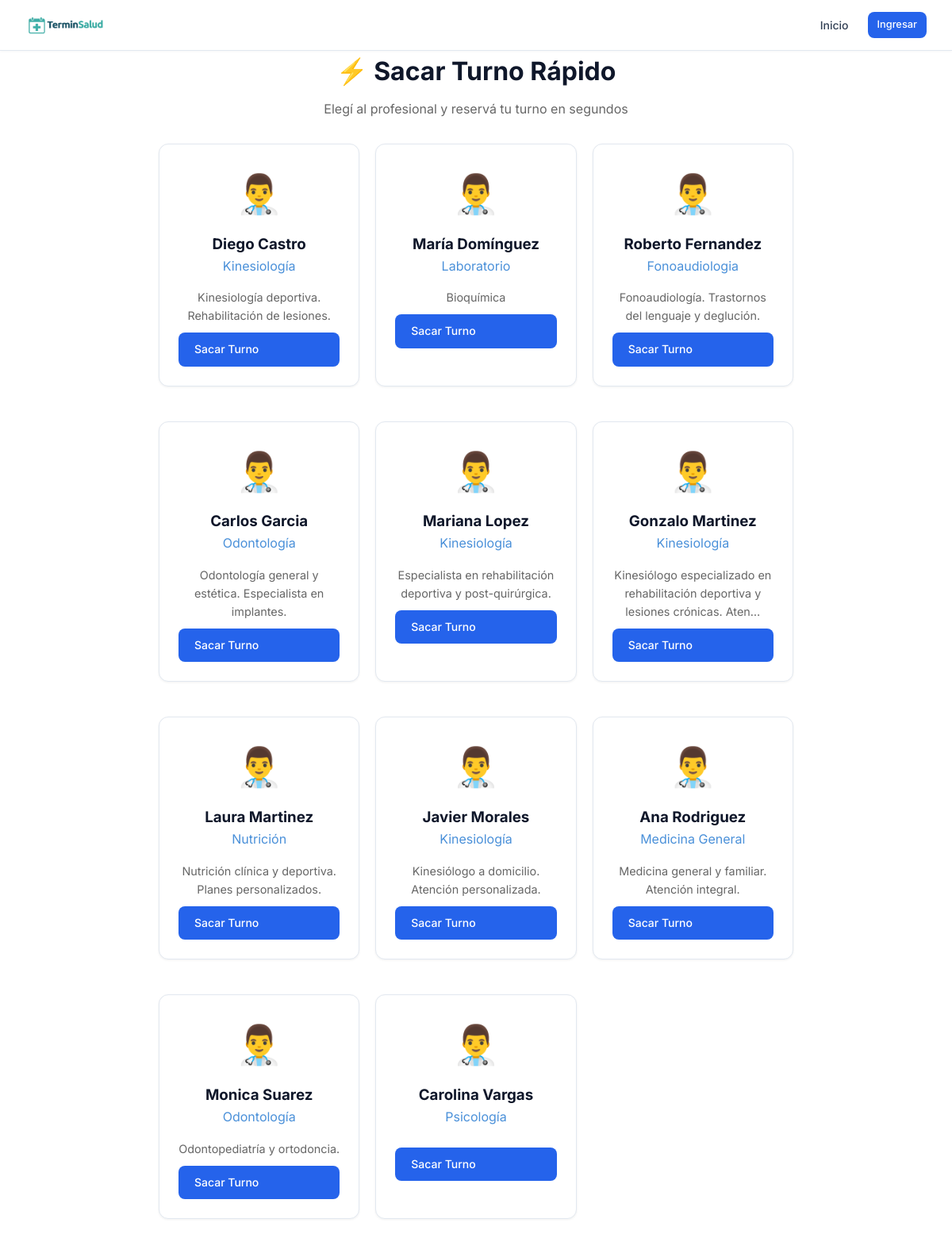
Page /turnos/sacar-turno/ on the committed database.
### profesionales/models.py (models this page shows, shortened)
class Profesional(Persona):
    ESPECIALIDADES = [
        ('odontologia', 'Odontología'),
        ('kinesiologia', 'Kinesiología'),
        ('psicologia', 'Psicología'),
        ('nutricion', 'Nutrición'),
        ('cardiologia', 'Cardiología'),
        ('medicina_general', 'Medicina General'),
        ('dermatologia', 'Dermatología'),
        ('estetica', 'Estética'),
        ('pediatria', 'Pediatría'),
        ('traumatologia', 'Traumatología'),
        ('veterinaria', 'Veterinaria'),
        ('fonoaudiologia', 'Fonoaudiologia'),
        ('laboratorio', 'Laboratorio'),
        ('otro', 'Otro'),
    ]
    usuario = models.OneToOneField(
        'usuarios.Usuario',
        on_delete=models.CASCADE,
        verbose_name='Usuario'
    )
    especialidad = models.CharField(
        max_length=50,
        choices=ESPECIALIDADES,
        verbose_name='Especialidad'
    )
    matricula = models.CharField(
        max_length=50,
        blank=True,
        verbose_name='Matrícula Profesional'
    )
    color_calendario = models.CharField(
        max_length=7,
        default='#4A90D9',
        verbose_name='Color en Calendario'
    )
    acepta_obra_social = models.BooleanField(
        default=False,
        verbose_name='Acepta Obra Social'
    )
    descripcion = models.TextField(
        blank=True,
        verbose_name='Descripción Profesional'
    )
    alias_pago = models.CharField(max_length=200, blank=True, verbose_name='Alias para transferencia')
    foto = models.ImageField(
    upload_to='profesionales/',
    blank=True,
    null=True,
    verbose_name='Foto de Perfil'
    )
    establecimientos = models.ManyToManyField(
    'establecimientos.Establecimiento',
    blank=True,
    related_name='profesionales',
    verbose_name='Consultorios donde atiende'
    )
    frase_destacada = models.CharField(max_length=200, blank=True, verbose_name='Frase destacada')
    precio_particular = models.DecimalField(max_digits=10, decimal_places=2, null=True, blank=True, verbose_name='Precio consulta particular')
    obras_sociales_texto = models.TextField(blank=True, verbose_name='Obras sociales (texto libre)')
    servicios_texto = models.TextField(blank=True, verbose_name='Servicios / Especializaciones')
    servicios_destacados = models.TextField(blank=True, verbose_name='Servicios destacados')
    especializaciones = models.TextField(blank=True, verbose_name='Especializaciones')
    atiende_por_orden = models.BooleanField(
    default=False,
    verbose_name='Atiende por orden de llegada'
)
    obras_sociales = models.ManyToManyField(
        'obras_sociales.ObraSocial',
        blank=True,
        related_name='profesionales',
        verbose_name='Obras Sociales'
    )
    planes = models.ManyToManyField(
        'obras_sociales.Plan',
        blank=True,
        verbose_name='Planes'
    )
    tiene_plus = models.BooleanField(
    default=False,
    verbose_name='Algunos planes tienen plus'
)
    texto_plus = models.CharField(
        max_length=250,
        blank=True,
        verbose_name='Mensaje de plus (opcional)'
    )
    permite_ejercicios = models.BooleanField(
    default=False,
    verbose_name='Activar sección de ejercicios'
)
    permite_planes_alimentacion = models.BooleanField(
        default=False,
        verbose_name='Activar planes de alimentación'
    )
    class Meta:
        verbose_name = 'Profesional'
        verbose_name_plural = 'Profesionales'
        ordering = ['apellido', 'nombre']

### turnos/views.py (the view)
# urls.py: path('sacar-turno/', views.sacar_turno_rapido, name='sacar_turno'),
def sacar_turno_rapido(request, profesional_id=None):
    if profesional_id:
        profesional = get_object_or_404(Profesional, id=profesional_id, activo=True)
        return mostrar_formulario_turno(request, profesional)
    profesionales = Profesional.objects.filter(activo=True)
    return render(request, 'turnos/elegir_profesional.html', {
        'profesionales': profesionales
    })

### core_app/context_processors.py (called while the page is built)
def cliente_global(request):
    cliente = None
    cliente_slug = request.resolver_match.kwargs.get('cliente_slug') if request.resolver_match else None
    if cliente_slug:
        cliente = ClienteSaaS.objects.filter(slug=cliente_slug, activo=True).first()
        if cliente:
            request.session['cliente_slug'] = cliente_slug
    else:
        slug_session = request.session.get('cliente_slug')
        if slug_session:
            cliente = ClienteSaaS.objects.filter(slug=slug_session, activo=True).first()
    return {'cliente': cliente}

### core_app/models.py (called while the page is built)
    @property
    def nombre_completo(self):
        return f"{self.nombre} {self.apellido}"

### turnos/templates/turnos/elegir_profesional.html (shortened to what this page needs)
{% extends 'core_app/base.html' %}
{% block content %}
<div style="max-width: 800px; margin: 0 auto;">
    <h1 style="text-align: center; margin-bottom: 10px;">⚡ Sacar Turno Rápido</h1>
    <p style="text-align: center; color: #666; margin-bottom: 30px;">
        Elegí al profesional y reservá tu turno en segundos
    </p>
    {% if profesionales %}
        <div style="display: grid; grid-template-columns: repeat(auto-fill, minmax(250px, 1fr)); gap: 20px;">
            {% for prof in profesionales %}
            <div class="card" style="text-align: center;">
                <div style="font-size: 3em; margin-bottom: 10px;">👨‍⚕️</div>
                <h3>{{ prof.nombre_completo }}</h3>
                <p style="color: #4A90D9; margin-bottom: 15px;">
                    {{ prof.get_especialidad_display }}
                </p>
                {% if prof.descripcion %}
                    <p style="color: #666; font-size: 0.9em;">{{ prof.descripcion|truncatechars:80 }}</p>
                {% endif %}
                <a href="{% url 'sacar_turno_profesional' prof.id %}" class="btn" style="width: 100%; margin-top: 10px;">
                    Sacar Turno
                </a>
            </div>
            {% endfor %}
        </div>
    {% else %}
        <div class="card" style="text-align: center; padding: 40px;">
            <p>No hay profesionales disponibles en este momento.</p>
        </div>
    {% endif %}
</div>
{% endblock %}

### static/css/core/base.css (style rules this page uses)
:root { --primary: #2563eb; --primary-dark: #1d4ed8; --primary-light: #dbeafe; --success: #059669; --success-light: #d1fae5; --warning: #d97706; --warning-light: #fef3c7; --danger: #dc2626; --danger-light: #fee2e2; --info: #0891b2; --info-light: #cffafe; --white: #ffffff; --gray-50: #f9fafb; --gray-100: #f3f4f6; --gray-200: #e5e7eb; --gray-300: #d1d5db; --gray-400: #9ca3af; --gray-500: #6b7280; --gray-600: #4b5563; --gray-700: #374151; --gray-800: #1f2937; --gray-900: #111827; --text-main: #1f2937; --text-secondary: #4b5563; --text-muted: #9ca3af; --bg-body: #ffffff; --bg-card: #ffffff; --bg-alt: #f8fafc; --border-color: #e5e7eb; --shadow-sm: 0 1px 2px 0 rgba(0, 0, 0, 0.05); --shadow: 0 1px 3px 0 rgba(0, 0, 0, 0.1), 0 1px 2px -1px rgba(0, 0, 0, 0.1); --shadow-md: 0 4px 6px -1px rgba(0, 0, 0, 0.1), 0 2px 4px -2px rgba(0, 0, 0, 0.1); --shadow-lg: 0 10px 15px -3px rgba(0, 0, 0, 0.1), 0 4px 6px -4px rgba(0, 0, 0, 0.1); --radius-sm: 6px; --radius: 8px; --radius-lg: 12px; --radius-xl: 16px; --radius-full: 9999px; --sacar-input-bg: #ffffff; --sacar-input-text: #1e293b; --sacar-input-border: #cbd5e1; --sacar-dia-bg: #ffffff; --sacar-dia-text: #1e293b; --sacar-dia-border: #e2e8f0; --sacar-dia-selected-bg: #eff6ff; --sacar-dia-selected-border: #3b82f6; --sacar-dia-selected-text: #1d4ed8; --sacar-consultorio-bg: #f0fdf4; --sacar-consultorio-text: #065f46; --sacar-consultorio-border: #bbf7d0; --diagnostic-bg: #f0fdf4; --diagnostic-text: #166534; --diagnostic-text-strong: #15803d; --medication-bg: #fef3c7; --medication-text: #78350f; --medication-text-strong: #92400e; --medication-text-muted: #92400e; --warning-bg: #fff3cd; --warning-border: #ffc107; --warning-text: #856404; }
* { margin: 0; padding: 0; box-sizing: border-box; }
body { font-family: 'Inter', -apple-system, BlinkMacSystemFont, 'Segoe UI', sans-serif; background-color: var(--bg-body); color: var(--text-main); line-height: 1.6; -webkit-font-smoothing: antialiased; }
a { color: var(--primary); text-decoration: none; }

### static/css/themes/default.css (style rules this page uses)
:root { --primary: var(--custom-primary, #2563eb); --primary-dark: var(--custom-primary-dark, #1d4ed8); --primary-light: #eff6ff; --success: #059669; --success-light: #ecfdf5; --warning: #d97706; --warning-light: #fffbeb; --danger: #dc2626; --danger-light: #fef2f2; --info: #0891b2; --info-light: #ecfeff; --text: var(--text-main); --bg-body: #ffffff; --bg-card: #ffffff; --bg-alt: #f8fafc; --text-main: #0f172a; --text-secondary: #334155; --text-muted: #64748b; --border-color: #e2e8f0; --navbar-bg: #ffffff; --navbar-border: #e2e8f0; --navbar-shadow: 0 1px 3px rgba(0,0,0,0.04); --navbar-brand-color: #0f172a; --navbar-link-color: #334155; --navbar-link-hover-bg: #eff6ff; --navbar-link-hover-color: var(--primary); --navbar-user-bg: #f8fafc; --navbar-user-color: #334155; --footer-bg: #0f172a; --footer-text: #94a3b8; --footer-border: rgba(255,255,255,0.1); --footer-heading-color: #ffffff; --footer-link-color: #93c5fd; --footer-link-hover-color: #bfdbfe; --whatsapp-bg: #25D366; --whatsapp-color: #ffffff; --hero-btn-bg: #ffffff; --hero-btn-color: #0f172a; --tag-bg: #d1fae5; --tag-color: #065f46; --tag-os-bg: #ede9fe; --tag-os-color: #5b21b6; --white: #ffffff; --gray-50: #f8fafc; --gray-100: #f1f5f9; --gray-200: #e2e8f0; --gray-300: #cbd5e1; --gray-400: #94a3b8; --gray-500: #64748b; --gray-600: #475569; --gray-700: #334155; --gray-800: #1e293b; --gray-900: #0f172a; --shadow-sm: 0 1px 2px rgba(0,0,0,0.04); --shadow: 0 1px 3px rgba(0,0,0,0.06); --shadow-md: 0 4px 6px rgba(0,0,0,0.06); --shadow-lg: 0 10px 15px rgba(0,0,0,0.08); }
:root { --primary: var(--custom-primary, #2563eb); --primary-dark: var(--custom-primary-dark, #1d4ed8); }

### static/css/core/components.css (style rules this page uses)
.btn { display: inline-flex; align-items: center; gap: 8px; padding: 10px 20px; background: var(--primary); color: #ffffff; text-decoration: none; border-radius: var(--radius); border: none; cursor: pointer; font-size: 0.875rem; font-weight: 500; transition: all 0.2s ease; font-family: inherit; white-space: nowrap; }
.card { background: var(--bg-card); border-radius: var(--radius-lg); padding: 24px; margin-bottom: 24px; box-shadow: var(--shadow); border: 1px solid var(--border-color); transition: box-shadow 0.2s ease; }

### rows in the picture
Profesional: nombre_completo "Diego Castro", especialidad "Kinesiología", descripcion "Kinesiología deportiva. Rehabilitación de lesiones."
Profesional: nombre_completo "María Domínguez", especialidad "Laboratorio", descripcion "Bioquímica"
Profesional: nombre_completo "Roberto Fernandez", especialidad "Fonoaudiologia", descripcion "Fonoaudiología. Trastornos del lenguaje y deglución."
Profesional: nombre_completo "Carlos Garcia", especialidad "Odontología", descripcion "Odontología general y estética. Especialista en implantes."
Profesional: nombre_completo "Mariana Lopez", especialidad "Kinesiología", descripcion "Especialista en rehabilitación deportiva y post-quirúrgica."
Profesional: nombre_completo "Gonzalo Martinez", especialidad "Kinesiología", descripcion "Kinesiólogo especializado en rehabilitación deportiva y lesiones crónicas. Aten…"
Profesional: nombre_completo "Laura Martinez", especialidad "Nutrición", descripcion "Nutrición clínica y deportiva. Planes personalizados."
Profesional: nombre_completo "Javier Morales", especialidad "Kinesiología", descripcion "Kinesiólogo a domicilio. Atención personalizada."
Profesional: nombre_completo "Ana Rodriguez", especialidad "Medicina General", descripcion "Medicina general y familiar. Atención integral."
Profesional: nombre_completo "Monica Suarez", especialidad "Odontología", descripcion "Odontopediatría y ortodoncia."
Profesional: nombre_completo "Carolina Vargas", especialidad "Psicología"
